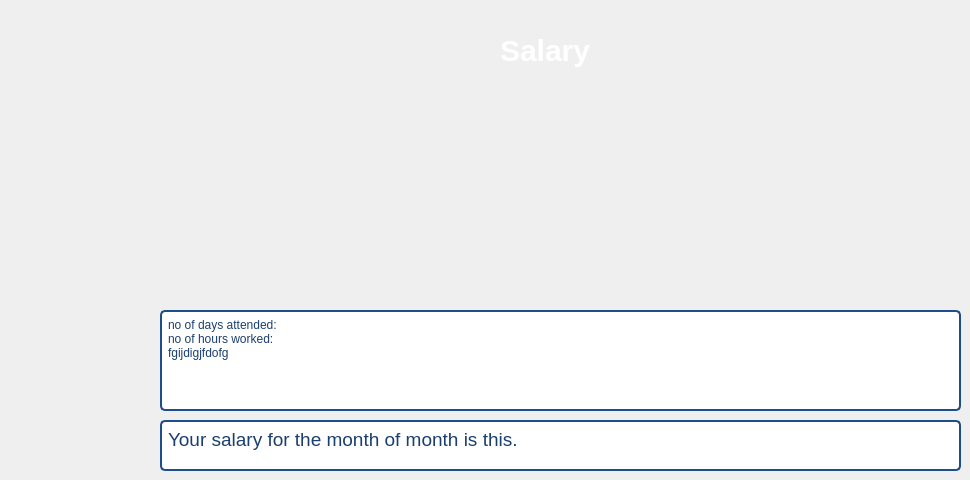
     <widget class="QWidget" name="tab_7">
      <attribute name="title">
       <string>Salary</string>
      </attribute>
      <widget class="QTextBrowser" name="textBrowser_salary">
       <property name="geometry">
        <rect>
         <x>160</x>
         <y>310</y>
         <width>801</width>
         <height>101</height>
        </rect>
       </property>
       <property name="styleSheet">
        <string notr="true">QTextBrowser
{
background-color: rgb(255, 255, 255); 
color: rgb(26, 63, 111); 
border: 2px solid rgb(29, 78, 139);
border-radius: 5px; 
padding: 2px 2px; 
font-size: 16px;
font-weight: bold;
cursor: pointer; 
transition: background-color 0.3s ease, box-shadow 0.3s ease;
box-shadow: 0 4px 8px rgba(0, 0, 0, 0.1); 
}

</string>
       </property>
       <property name="html">
        <string>&lt;!DOCTYPE HTML PUBLIC &quot;-//W3C//DTD HTML 4.0//EN&quot; &quot;http://www.w3.org/TR/REC-html40/strict.dtd&quot;&gt;
&lt;html&gt;&lt;head&gt;&lt;meta name=&quot;qrichtext&quot; content=&quot;1&quot; /&gt;&lt;meta charset=&quot;utf-8&quot; /&gt;&lt;style type=&quot;text/css&quot;&gt;
p, li { white-space: pre-wrap; }
hr { height: 1px; border-width: 0; }
li.unchecked::marker { content: &quot;\2610&quot;; }
li.checked::marker { content: &quot;\2612&quot;; }
&lt;/style&gt;&lt;/head&gt;&lt;body style=&quot; font-family:'Segoe UI'; font-size:16px; font-weight:700; font-style:normal;&quot;&gt;
&lt;p style=&quot; margin-top:0px; margin-bottom:0px; margin-left:0px; margin-right:0px; -qt-block-indent:0; text-indent:0px;&quot;&gt;&lt;span style=&quot; font-size:9pt; font-weight:400;&quot;&gt;no of days attended:&lt;/span&gt;&lt;/p&gt;
&lt;p style=&quot; margin-top:0px; margin-bottom:0px; margin-left:0px; margin-right:0px; -qt-block-indent:0; text-indent:0px;&quot;&gt;&lt;span style=&quot; font-size:9pt; font-weight:400;&quot;&gt;no of hours worked:&lt;/span&gt;&lt;/p&gt;
&lt;p style=&quot; margin-top:0px; margin-bottom:0px; margin-left:0px; margin-right:0px; -qt-block-indent:0; text-indent:0px;&quot;&gt;&lt;span style=&quot; font-size:9pt; font-weight:400;&quot;&gt;fgijdigjfdofg&lt;/span&gt;&lt;/p&gt;&lt;/body&gt;&lt;/html&gt;</string>
       </property>
      </widget>
      <widget class="QTextBrowser" name="textBrowser_salary2">
       <property name="geometry">
        <rect>
         <x>160</x>
         <y>420</y>
         <width>801</width>
         <height>51</height>
        </rect>
       </property>
       <property name="styleSheet">
        <string notr="true">QTextBrowser
{
background-color: rgb(255, 255, 255); 
color: rgb(26, 63, 111); 
border: 2px solid rgb(29, 78, 139);
border-radius: 5px; 
padding: 2px 2px; 
font-size: 16px;
font-weight: bold;
cursor: pointer; 
transition: background-color 0.3s ease, box-shadow 0.3s ease;
box-shadow: 0 4px 8px rgba(0, 0, 0, 0.1); 
}

</string>
       </property>
       <property name="html">
        <string>&lt;!DOCTYPE HTML PUBLIC &quot;-//W3C//DTD HTML 4.0//EN&quot; &quot;http://www.w3.org/TR/REC-html40/strict.dtd&quot;&gt;
&lt;html&gt;&lt;head&gt;&lt;meta name=&quot;qrichtext&quot; content=&quot;1&quot; /&gt;&lt;meta charset=&quot;utf-8&quot; /&gt;&lt;style type=&quot;text/css&quot;&gt;
p, li { white-space: pre-wrap; }
hr { height: 1px; border-width: 0; }
li.unchecked::marker { content: &quot;\2610&quot;; }
li.checked::marker { content: &quot;\2612&quot;; }
&lt;/style&gt;&lt;/head&gt;&lt;body style=&quot; font-family:'Segoe UI'; font-size:16px; font-weight:700; font-style:normal;&quot;&gt;
&lt;p style=&quot; margin-top:0px; margin-bottom:0px; margin-left:0px; margin-right:0px; -qt-block-indent:0; text-indent:0px;&quot;&gt;&lt;span style=&quot; font-size:14pt; font-weight:400;&quot;&gt;Your salary for the month of month is this.&lt;/span&gt;&lt;/p&gt;&lt;/body&gt;&lt;/html&gt;</string>
       </property>
      </widget>
      <widget class="QLabel" name="label_9">
       <property name="geometry">
        <rect>
         <x>500</x>
         <y>30</y>
         <width>101</width>
         <height>41</height>
        </rect>
       </property>
       <property name="styleSheet">
        <string notr="true">QLabel {
color: rgb(255, 255, 255);
font-size: 30px; 
font-weight: bold;
}

QLabel {
text-shadow: 1px 1px 2px rgb(12, 29, 52); 
}
</string>
       </property>
       <property name="text">
        <string>Salary</string>
       </property>
      </widget>
     </widget>
